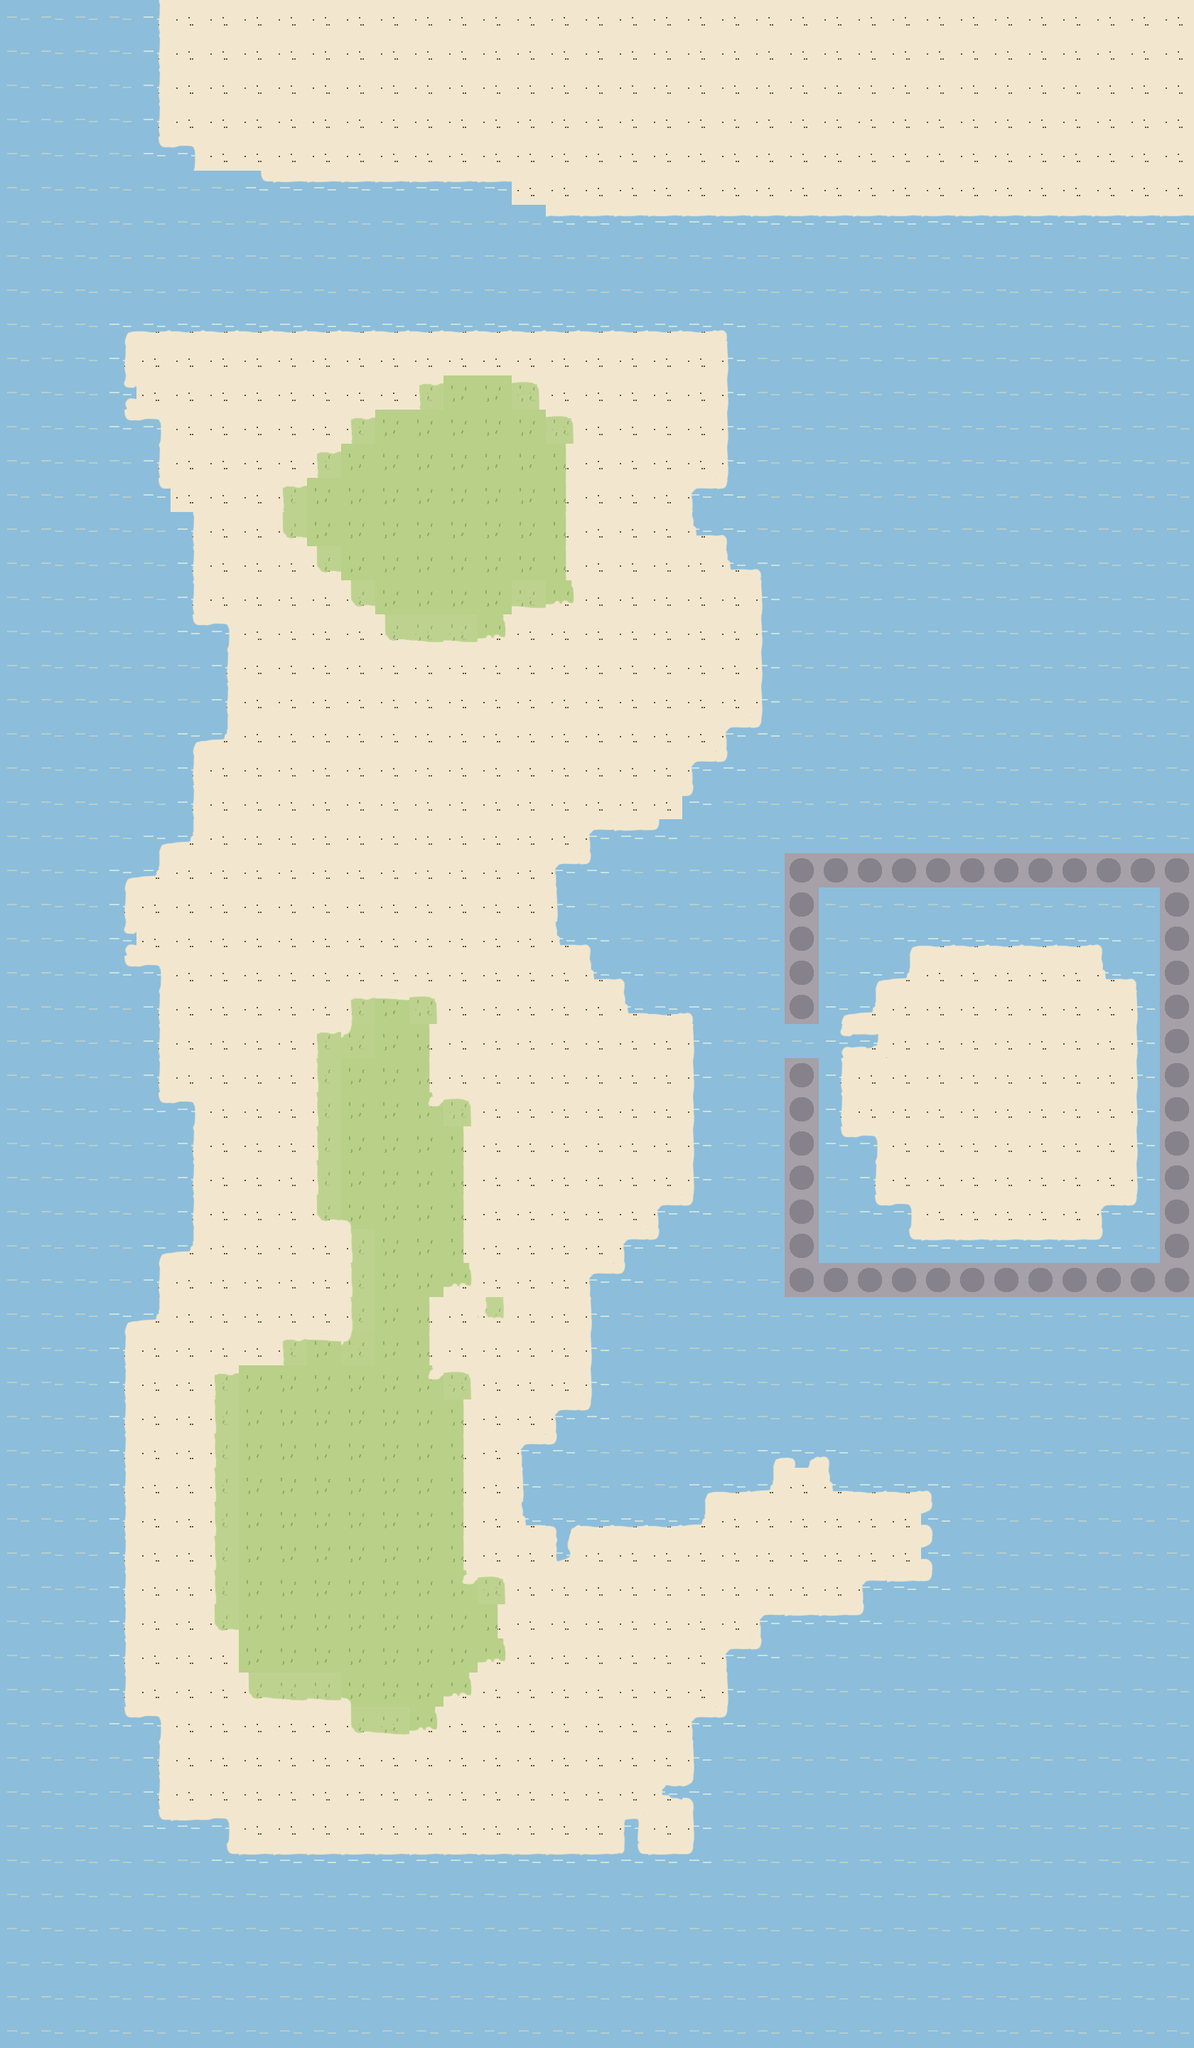

A level layout from a 2D game, rendered from its tile map. Below: a short description, then the map file with tile-grid data replaced by summaries:
An orthogonal 35x60 tile map with 48x48 px tiles, 1 tile layer (Tile Layer 1), 2 tilesets and 30 objects (Spawn, ShellCache, Blockage, ExitTown, CormorantMa, ...).

<map version="1.10" tiledversion="1.12.2" orientation="orthogonal" renderorder="right-down" width="35" height="60" tilewidth="48" tileheight="48" infinite="0" nextlayerid="4" nextobjectid="32">
 <tileset firstgid="1" source="terrain.tsx" />
 <tileset firstgid="289" source="tileset.tsx" />
 <layer id="1" name="Tile Layer 1" width="35" height="60">
  <data>[2100 cells, 2100 non-empty, 38 distinct tile ids]</data>
 </layer>
 <objectgroup id="3" name="NPCs">
  <object id="2" name="Spawn" x="504" y="2484">
   <point />
  </object>
  <object id="3" name="ShellCache" x="1418.94" y="1523.77">
   <point />
  </object>
  <object id="4" name="Blockage" x="1125.05" y="1460.13">
   <point />
  </object>
  <object id="5" name="ExitTown" x="1617.37" y="28.0794">
   <point />
  </object>
  <object id="6" name="CormorantMa" x="504" y="2520">
   <point />
  </object>
  <object id="7" name="CormorantPa" x="600" y="2520">
   <point />
  </object>
  <object id="8" name="CormorantSib" x="696" y="2472">
   <point />
  </object>
  <object id="9" name="Ryno" x="600" y="504">
   <point />
  </object>
  <object id="10" name="Gull" x="408" y="2232">
   <point />
  </object>
  <object id="13" name="RaidGull1" x="360" y="2184">
   <point />
  </object>
  <object id="14" name="RaidGull2" x="456" y="2184">
   <point />
  </object>
  <object id="15" name="RaidGull3" x="600" y="2232">
   <point />
  </object>
  <object id="16" name="TidePool1" x="360" y="984">
   <point />
  </object>
  <object id="17" name="TidePool2" x="792" y="1368">
   <point />
  </object>
  <object id="18" name="TidePool3" x="312" y="2376">
   <point />
  </object>
  <object id="19" name="Buoy" x="1032" y="1368">
   <point />
  </object>
  <object id="20" name="StormNest" x="264" y="1272">
   <point />
  </object>
  <object id="21" name="Crate" x="312" y="600">
   <point />
  </object>
  <object id="22" name="OomKarel" x="360" y="2424">
   <point />
  </object>
  <object id="23" name="TannieBettie" x="792" y="2472">
   <point />
  </object>
  <object id="24" name="Driftwood" x="504" y="1080">
   <point />
  </object>
  <object id="25" name="ShellPile" x="744" y="984">
   <point />
  </object>
  <object id="26" name="StonePile" x="600" y="2376">
   <point />
  </object>
  <object id="27" name="RynoCove" x="936" y="1512">
   <point />
  </object>
  <object id="28" name="RynoSouth" x="552" y="1992">
   <point />
  </object>
  <object id="29" name="RynoChannel" x="504" y="504">
   <point />
  </object>
  <object id="30" name="Pen1" x="408" y="2328">
   <point />
  </object>
  <object id="31" name="Pen2" x="552" y="2328">
   <point />
  </object>
  <object id="11" name="SwimCove" x="912" y="1344" width="384" height="240" />
  <object id="12" name="SwimChannel" x="192" y="240" width="672" height="240" />
 </objectgroup>
</map>
